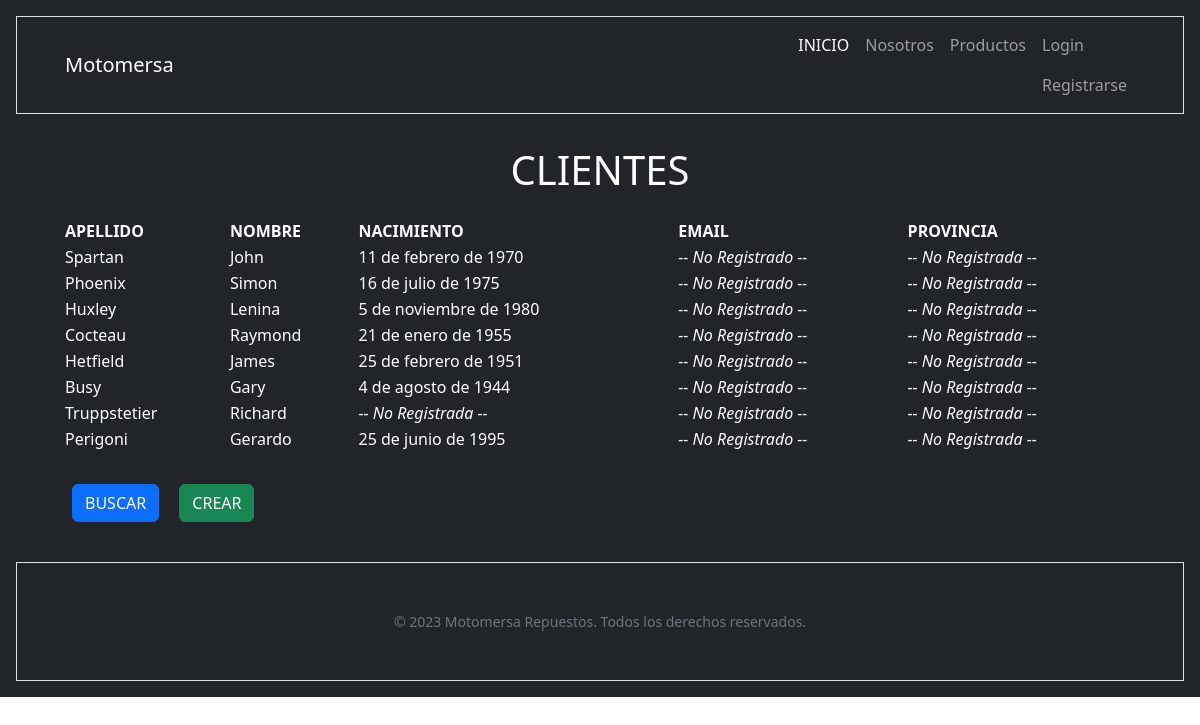
Page /cliente/ on the earlier database version.
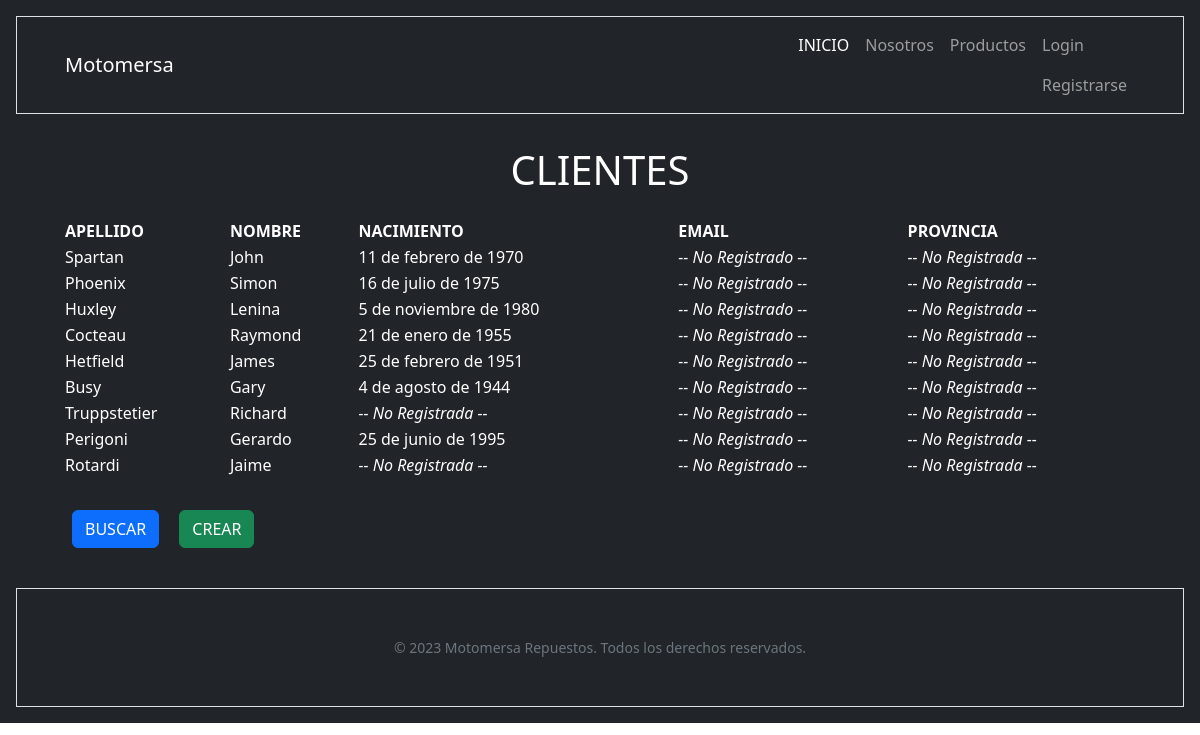
Same page on the later database version.
### cliente/models.py (models this page shows, shortened)
class Cliente(models.Model):
    nombre = models.CharField(max_length=100)
    apellido = models.CharField(max_length=100)
    nacimiento = models.DateField(null=True, blank=True)
    email = models.EmailField(unique=True, null=True)
    provincia = models.CharField(max_length=50, blank=True, choices=PROVINCIAS)

### cliente/views.py (the view)
# urls.py: path('', views.home, name="index"),
def home(request):
    clientes = models.Cliente.objects.all()
    context = {"clientes": clientes}
    return render(request, "cliente/index.html", context)

### cliente/templates/cliente/index.html
{% extends 'core/base.html' %}
{% block contenido_titulo %}
    CLIENTES
{% endblock contenido_titulo %}
{% block contenido %}
    <table style="width:100%">
        <tr>
            <th>APELLIDO</th>
            <th>NOMBRE</th>
            <th>NACIMIENTO</th>
            <th>EMAIL</th>
            <th>PROVINCIA</th>
        </tr>
        {% for cliente in clientes %}
            <tr>
                <td>{{cliente.apellido}}</td>
                <td>{{cliente.nombre}}</td>
                <td>
                    {% if cliente.nacimiento %}
                        {{cliente.nacimiento}}
                    {% else %}
                    <i class="fa fa-italic" aria-hidden="true">-- No Registrada --</i>
                    {% endif %}
                </td>
                <td>
                    {% if cliente.email %}
                        {{cliente.email}}
                    {% else %}
                    <i class="fa fa-italic" aria-hidden="true">-- No Registrado --</i>
                    {% endif %}
                </td>
                <td>
                    {% if cliente.provincia %}
                        {{cliente.provincia}}
                    {% else %}
                        <i class="fa fa-italic" aria-hidden="true">-- No Registrada --</i>
                    {% endif %}
                </td>
            </tr>
        {% endfor %}
    </table>
    <br>
    <a href="{% url 'cliente:clientes-buscar' %}" class="btn btn-primary" style="margin: 0.5em;">BUSCAR</a>
    <a href="{% url 'cliente:crear' %}" class="btn btn-success" style="margin: 0.5em;">CREAR</a>
{% endblock contenido %}

Differences in the rows shown:
added Cliente: apellido "Rotardi", nombre "Jaime", shows "-- No Registrada --", shows "-- No Registrado --", provincia "-- No Registrada --"
